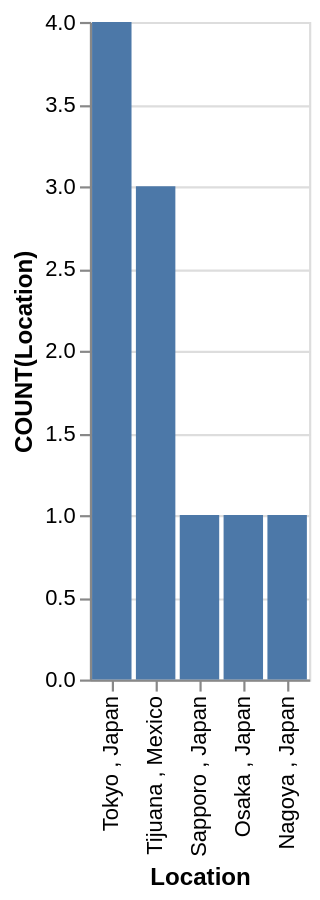

This figure's Vega-Lite source:
### Vega-Lite specification from a JSON file in a GitHub repository (floating-point values rounded to 4 significant figures)
{"data": {"values": [{"x_data": "Tokyo , Japan", "y_data": 4}, {"x_data": "Tijuana , Mexico", "y_data": 3}, {"x_data": "Sapporo , Japan", "y_data": 1}, {"x_data": "Osaka , Japan", "y_data": 1}, {"x_data": "Nagoya , Japan", "y_data": 1}]}, "mark": "bar", "encoding": {"x": {"field": "x_data", "type": "nominal", "title": "Location", "sort": "descending"}, "y": {"field": "y_data", "type": "quantitative", "title": "COUNT(Location)"}}}
